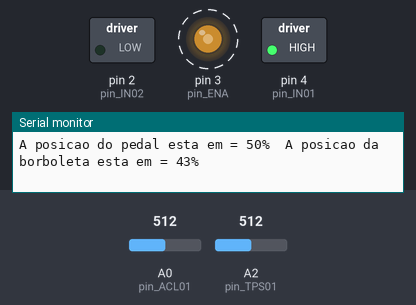
This sketch was run on a simulated Arduino Uno, built with avr-gcc and run on an emulated ATmega328P. Shown: switched loads named in the sketch (green lamp = pin HIGH), output pins drawn as LEDs (lit = HIGH), the last lines printed to the serial monitor. Dashed ring = blinking. The test bench sets the inputs (shaded band); at power-on: A0 (pin_ACL01) = 512, A2 (pin_TPS01) = 512.

Above: at 1.29 s.
1.3 s: A0 (pin_ACL01) set to 70
At 1.44 s:
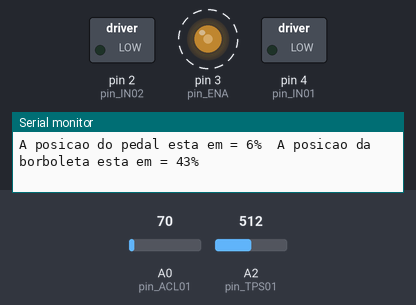
4.3 s: A2 (pin_TPS01) set to 264
7.3 s: A2 (pin_TPS01) set to 236
At 7.42 s:
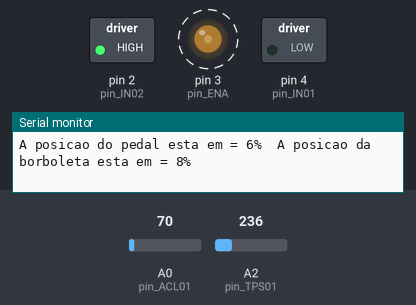
10.3 s: A2 (pin_TPS01) set to 208
At 10.55 s:
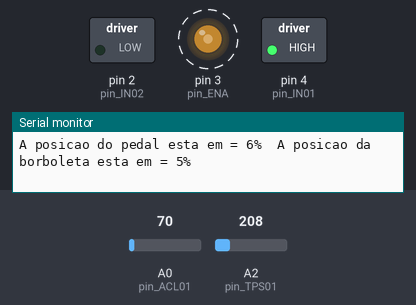
13.3 s: A0 (pin_ACL01) set to 122
16.3 s: A0 (pin_ACL01) set to 1008
19.3 s: A0 (pin_ACL01) set to 1023
Timing chart, 0 to 23.3 s (numbered marks = the images above; inputs shaded):
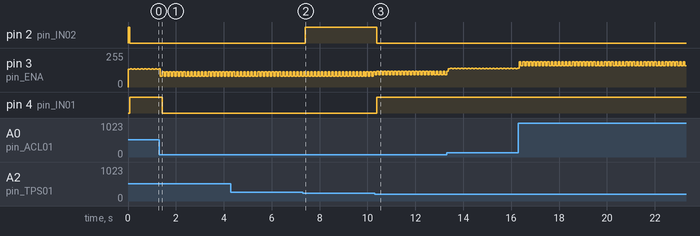

The sketch:

Acelerador_V04_03.ino
```cpp
#include <PID_v1.h>
//Declarando as Variaveis

//Pedal Acelerador
const int pin_ACL01 = A0;           // Pino de entrada analógica do potenciômetro pino 6
const int pin_ACL02 = A1;           // Pino de entrada analógica do potenciômetro pino 4
      int LeituraPedal = 0;         // le o valor do potenciômetro digital de 0 a 1023
      int ValorPedal = 0;           // valor entre 0 e 100% convertido 0 a 1023 em 0 a 100%

//Corpo de Borboleta
const int pin_TPS01 = A2;           // Pino de entrada analógica do potenciômetro tps pino 4
const int pin_TPS02 = A3;           // Pino de entrada analógica do potenciômetro tps pino 1
      int LeituraTPS = 0;           // le o valor do potenciômetro digital de 0 a 1023
      int ValorTPS = 0;             // valor entre 0 e 100% convertido 0 a 1023 em 0 a 100%

//Ponte H L298N// (O módulo L298N é um módulo de energia para alimentar o motor DC porque o arduino não fornece energia para meus controles)
      int pin_ENA = 3;              // Portas de controle de velocidade do motor
      int pin_IN01 = 4;             // Portas de controle do motor A no sentido horário
      int pin_IN02 = 2;             // Portas de controle do motor B no sentido anti-horário

// Valores Corpo de Borboleta
const int TPS_MIN = 166;
const int TPS_MAX = 953;

//Valores Acelerador
const int ACL_MIN = 0;
const int ACL_MAX = 1023;

//Motor PWM
const int PWM_MAX = 190;
const int PWM_MIN = 80;

int throttleRest; //Posição normalizada de repouso do acelerador

//PID Control variables
double kP = 2;
double kI = 0;
double kD = 0;

//Define the PID controller
double Input, Output, SetPoint;
PID throttlePID(&Input, &Output, &SetPoint, kP, kI, kD, DIRECT);


void setup()
{

  //Determine pot value with throttle at rest
  throttleRest = map(constrain(analogRead(pin_TPS01), TPS_MIN, TPS_MAX), TPS_MIN, TPS_MAX, 0, 255);

  //Enable PID control
  throttlePID.SetMode(AUTOMATIC);

  pinMode(pin_ACL01,  INPUT);
  pinMode(pin_ACL02,  INPUT);
  pinMode(pin_TPS01,  INPUT);
  pinMode(pin_TPS02,  INPUT);
  pinMode(pin_IN01,   OUTPUT);
  pinMode(pin_IN02,   OUTPUT);
  pinMode(pin_ENA,    OUTPUT);

  Serial.begin(9600);
}

void loop()
{
//_______________________________________________________________________________________
//Leitura do Pedal

    LeituraPedal = analogRead(pin_ACL01);             //Leitura do valor potencimetro
    ValorPedal = map(LeituraPedal,ACL_MIN, ACL_MAX, 0 ,100);   // Função de escala "map": os 74 e 474 são o valor do meu pedal, pode ser que outro pedal e valores diferentes, para encontrá-los substituam os valores "PedaleValeur = map (Pedale, X, Y, 0, 100); " X e Y por X = 0 e Y = 1023 e controlar seu início / fim de sua pedalada, você encontrará seu próprio X e Y

    Serial.print("A posicao do pedal esta em = ");    // Enviamos as informações para a porta serial do console do arduino
    Serial.print(ValorPedal);                         // Retorna o valor da variável na porta serial
    Serial.print("%  ");                              // Valor referente ao acionamento
 //----------------------------------------------------------------------------------------

 //________________________________________________________________________________________
 //Leitura do TPS

    LeituraTPS = analogRead(pin_TPS01);               //Leitura do valor potencimetro
    ValorTPS = map(LeituraTPS,TPS_MIN, TPS_MAX, 0 ,100);      // Função de escala "map": os 74 e 474 são o valor do meu pedal, pode ser que outro pedal e valores diferentes, para encontrá-los substituam os valores "PedaleValeur = map (Pedale, X, Y, 0, 100); " X e Y por X = 0 e Y = 1023 e controlar seu início / fim de sua pedalada, você encontrará seu próprio X e Y

    Serial.print("A posicao da borboleta esta em = ");// Enviamos as informações para a porta serial do console do arduino
    Serial.print(ValorTPS);                           // Retorna o valor da variável na porta serial
    Serial.println("%");                              // Valor referente ao acionamento
 //-----------------------------------------------------------------------------------------

 //Nova Formula

  //Open throttle if pedal position > throttle position
  if (SetPoint > Input) {
    digitalWrite(pin_IN01, HIGH);
    digitalWrite(pin_IN02, LOW);
  //Close throttle
  } else if (SetPoint < throttleRest && Input <= throttleRest) {
      digitalWrite(pin_IN01, LOW);
      digitalWrite(pin_IN02, HIGH);
  //Return throttle to resting position
  } else {
    digitalWrite(pin_IN01, LOW);
    digitalWrite(pin_IN02, LOW);
  }

  // Read throttle position
  Input = map(constrain(analogRead(pin_TPS01), TPS_MIN, TPS_MAX), TPS_MIN, TPS_MAX, 0, 1023);

  // Read pedal sensor position
  SetPoint = map(constrain(analogRead(pin_ACL01), ACL_MIN, ACL_MAX), ACL_MIN, ACL_MAX, 0, 1023);

  //Go PID, Go!
  throttlePID.Compute();

  // Map PID output to motor PWM range
  Output = map(Output, 0, 255, PWM_MIN, PWM_MAX);
  analogWrite(pin_ENA, Output);


}
```

Measured:
- the behaviour switches between 253 and 252 on A2 (pin_TPS01) (found by bisection; images 1 and 2)
- the behaviour switches between 220 and 219 on A2 (pin_TPS01) (found by bisection; images 2 and 3)
- after the input at 1.3 s, pin 4 (pin_IN01): HIGH → LOW after 0.13 s
- after the input at 7.3 s, pin 2 (pin_IN02): LOW → HIGH after 0.11 s
- after the input at 10.3 s, pin 2 (pin_IN02): HIGH → LOW after 0.09 s; pin 4 (pin_IN01): LOW → HIGH after 0.09 s
- by itself, pin 3 (pin_ENA): alternates 190/255 for 0.07 s and 161/255 for 0.07 s
